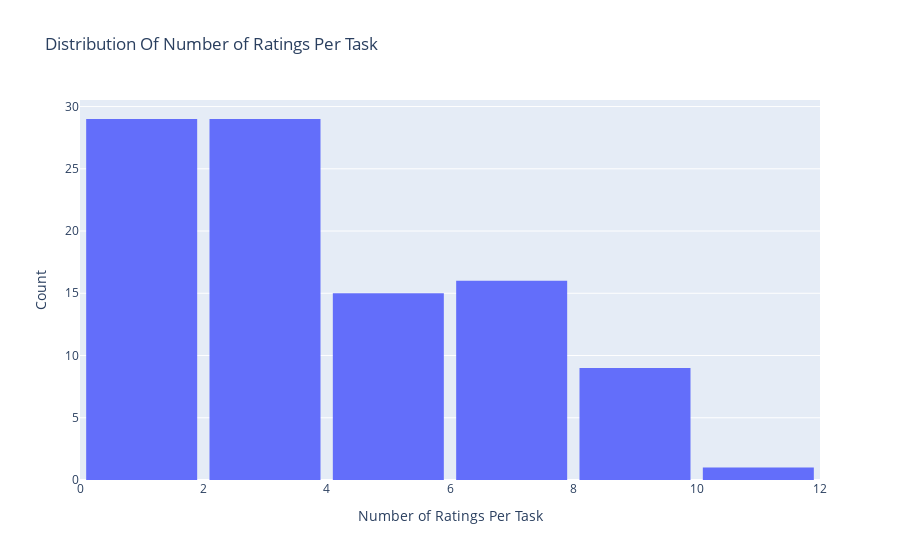
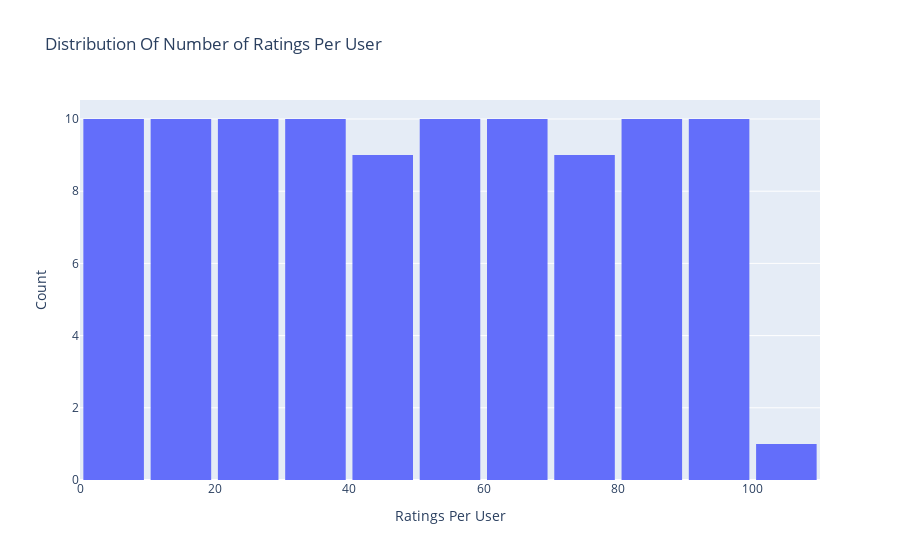

Notebook code cell kept with these figures, in order:
### Code cell
combined_task_data.groupby('TaskId')['rating'].count().sort_values(ascending=True).head()

filter_interview = combined_task_data['TaskId']==0
combined_task_data[filter_interview]['TaskName'].unique()

#add
# Create trace
trace = go.Histogram(x = combined_task_data.TaskId,
                     name = 'Ratings',
                     xbins = dict(start = 0,
                                  end = 200,
                                  size = 2))
# Create layout
layout = go.Layout(title = 'Distribution Of Number of Ratings Per Task',
                   xaxis = dict(title = 'Number of Ratings Per Task'),
                   yaxis = dict(title = 'Count'),
                   bargap = 0.1)

# Create plot
fig = go.Figure(data=[trace], layout=layout)
iplot(fig)
#add

#add
# Create trace
trace = go.Histogram(x = combined_task_data.id,
                     name = 'Ratings',
                     xbins = dict(start = 0,
                                  end = 200,
                                  size = 10))
# Create layout
layout = go.Layout(title = 'Distribution Of Number of Ratings Per User',
                   xaxis = dict(title = 'Ratings Per User'),
                   yaxis = dict(title = 'Count'),
                   bargap = 0.1)

# Create plot
fig = go.Figure(data=[trace], layout=layout)
iplot(fig)
#add

### Figure 1 — Plotly figure (JSON) as saved in the notebook; plotly's stock layout.template omitted (floating-point values rounded to 4 significant figures)
{"data": [{"name": "Ratings", "type": "histogram", "x": [1, 1, 1, 1, 1, 1, 1, 1, 1, 1, 1, 1, 1, 1, 1, 1, 1, 1, 1, 1, 1, 1, 1, 1, 1, 1, 1, 1, 1, 2, 2, 2, 2, 2, 2, 2, 2, 2, 2, 2, 2, 2, 2, 2, 2, 2, 2, 3, 3, 3, 3, 3, 3, 3, 3, 3, 3, 3, 4, 4, 4, 4, 4, 4, 5, 5, 5, 5, 5, 5, 5, 5, 5, 6, 6, 6, 6, 7, 7, 7, 7, 7, 7, 7, 7, 7, 7, 7, 7, 8, 8, 8, 8, 8, 9, 9, 9, 9, 10], "xbins": {"end": 200, "size": 2, "start": 0}}], "layout": {"bargap": 0.1, "title": {"text": "Distribution Of Number of Ratings Per Task"}, "xaxis": {"title": {"text": "Number of Ratings Per Task"}}, "yaxis": {"title": {"text": "Count"}}}}

### Figure 2 — Plotly figure (JSON) as saved in the notebook; plotly's stock layout.template omitted (floating-point values rounded to 4 significant figures)
{"data": [{"name": "Ratings", "type": "histogram", "x": [0, 6, 7, 19, 22, 25, 50, 51, 52, 53, 56, 57, 60, 63, 64, 65, 66, 68, 71, 73, 79, 81, 82, 84, 85, 87, 88, 92, 95, 1, 5, 8, 11, 17, 31, 38, 39, 55, 58, 59, 69, 70, 75, 89, 90, 98, 100, 2, 14, 15, 28, 29, 32, 42, 44, 47, 48, 77, 3, 24, 34, 36, 72, 86, 4, 21, 30, 37, 45, 49, 54, 83, 99, 9, 20, 62, 93, 10, 12, 23, 35, 46, 67, 76, 78, 80, 94, 96, 97, 13, 18, 27, 61, 91, 16, 26, 40, 41, 33], "xbins": {"end": 200, "size": 10, "start": 0}}], "layout": {"bargap": 0.1, "title": {"text": "Distribution Of Number of Ratings Per User"}, "xaxis": {"title": {"text": "Ratings Per User"}}, "yaxis": {"title": {"text": "Count"}}}}
